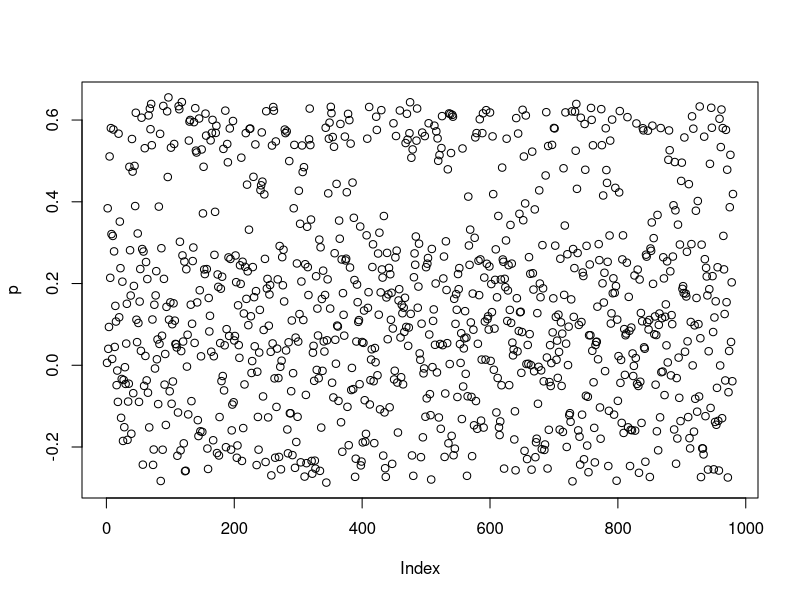

R code for this plot:
## ---- chunk 1
#| warning: false
#| message: false
library(tidyverse)
library(lubridate)

set.seed(1984)
WEEKS <- 140

z <- function(x){
m = NULL
for(i in 1:WEEKS){
  m = c(c(rep(0,6),
              floor(runif(1,min=0,max=3))),
        m)
}

m
}
x <- tibble(date=seq(from = today()-weeks(WEEKS),
                     by = "1 day", length.out = 7*WEEKS),
            headache = sample(c(TRUE,FALSE), 7*WEEKS,
                              prob = c(.05,.95),
                              replace = TRUE),
            stress = sample(c("low","medium","high"),
                            size = 7*WEEKS,
                            replace = TRUE),        
            icecream = sample(c(TRUE,FALSE), 7*WEEKS,
                              prob = c(.10,.90),
                              replace = TRUE),
            z = runif(7*WEEKS, min = -2.5, max = .5) + 8,
            wine = z(0))

x$headache <- x$z<6  # make headaches on days with low sleep
x[x$headache, "stress"] <- "high"  # make stress on headache days

knitr::kable( head(x,10), digits = 2) %>%
  kableExtra::kable_styling(bootstrap_options = c("striped", "hover", "condensed"))
## ---- chunk 2

m <- lm(headache~icecream+z+wine+stress, data = x)
summary.lm(m)
p <- predict.lm(m)

plot(p)
